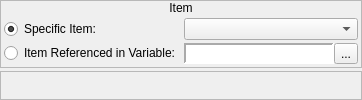
     <widget class="QWidget" name="wItem">
      <layout class="QVBoxLayout" name="verticalLayout_41">
       <property name="spacing">
        <number>3</number>
       </property>
       <property name="margin">
        <number>0</number>
       </property>
       <item>
        <widget class="QFrame" name="frame_25">
         <property name="sizePolicy">
          <sizepolicy hsizetype="Preferred" vsizetype="Fixed">
           <horstretch>0</horstretch>
           <verstretch>0</verstretch>
          </sizepolicy>
         </property>
         <property name="frameShape">
          <enum>QFrame::StyledPanel</enum>
         </property>
         <property name="frameShadow">
          <enum>QFrame::Raised</enum>
         </property>
         <layout class="QVBoxLayout" name="verticalLayout_38">
          <property name="spacing">
           <number>0</number>
          </property>
          <property name="margin">
           <number>0</number>
          </property>
          <item>
           <widget class="QLabel" name="label_17">
            <property name="sizePolicy">
             <sizepolicy hsizetype="Preferred" vsizetype="Fixed">
              <horstretch>0</horstretch>
              <verstretch>0</verstretch>
             </sizepolicy>
            </property>
            <property name="text">
             <string>Item</string>
            </property>
            <property name="alignment">
             <set>Qt::AlignCenter</set>
            </property>
           </widget>
          </item>
          <item>
           <widget class="QWidget" name="widget_23" native="true">
            <layout class="QHBoxLayout" name="horizontalLayout_22">
             <property name="spacing">
              <number>3</number>
             </property>
             <property name="margin">
              <number>3</number>
             </property>
             <item>
              <layout class="QVBoxLayout" name="verticalLayout_39">
               <property name="spacing">
                <number>3</number>
               </property>
               <item>
                <widget class="QRadioButton" name="rbSpecificItem">
                 <property name="sizePolicy">
                  <sizepolicy hsizetype="Fixed" vsizetype="Fixed">
                   <horstretch>0</horstretch>
                   <verstretch>0</verstretch>
                  </sizepolicy>
                 </property>
                 <property name="text">
                  <string>Specific Item:</string>
                 </property>
                 <property name="checked">
                  <bool>true</bool>
                 </property>
                </widget>
               </item>
               <item>
                <widget class="QRadioButton" name="rbReferencedItem">
                 <property name="sizePolicy">
                  <sizepolicy hsizetype="Fixed" vsizetype="Fixed">
                   <horstretch>0</horstretch>
                   <verstretch>0</verstretch>
                  </sizepolicy>
                 </property>
                 <property name="text">
                  <string>Item Referenced in Variable:</string>
                 </property>
                </widget>
               </item>
              </layout>
             </item>
             <item>
              <layout class="QVBoxLayout" name="verticalLayout_40">
               <property name="spacing">
                <number>3</number>
               </property>
               <item>
                <widget class="QComboBox" name="cboxItems"/>
               </item>
               <item>
                <widget class="QWidget" name="wItemVariable" native="true">
                 <layout class="QHBoxLayout" name="horizontalLayout_43">
                  <property name="spacing">
                   <number>0</number>
                  </property>
                  <property name="margin">
                   <number>0</number>
                  </property>
                  <item>
                   <widget class="QLabel" name="lblItemVariable">
                    <property name="sizePolicy">
                     <sizepolicy hsizetype="Preferred" vsizetype="Preferred">
                      <horstretch>0</horstretch>
                      <verstretch>0</verstretch>
                     </sizepolicy>
                    </property>
                    <property name="minimumSize">
                     <size>
                      <width>150</width>
                      <height>0</height>
                     </size>
                    </property>
                    <property name="font">
                     <font>
                      <family>Monospace</family>
                     </font>
                    </property>
                    <property name="styleSheet">
                     <string notr="true">background-color: palette(base);</string>
                    </property>
                    <property name="frameShape">
                     <enum>QFrame::Panel</enum>
                    </property>
                    <property name="frameShadow">
                     <enum>QFrame::Sunken</enum>
                    </property>
                    <property name="lineWidth">
                     <number>2</number>
                    </property>
                    <property name="text">
                     <string/>
                    </property>
                   </widget>
                  </item>
                  <item>
                   <widget class="QToolButton" name="bBrowseItemVariables">
                    <property name="text">
                     <string>...</string>
                    </property>
                    <property name="icon">
                     <iconset resource="gui_icons.qrc">
                      <normaloff>:/icons/fileopen.png</normaloff>:/icons/fileopen.png</iconset>
                    </property>
                   </widget>
                  </item>
                 </layout>
                </widget>
               </item>
              </layout>
             </item>
            </layout>
           </widget>
          </item>
         </layout>
        </widget>
       </item>
       <item>
        <widget class="QFrame" name="frame_54">
         <property name="frameShape">
          <enum>QFrame::StyledPanel</enum>
         </property>
         <property name="frameShadow">
          <enum>QFrame::Raised</enum>
         </property>
        </widget>
       </item>
      </layout>
     </widget>
